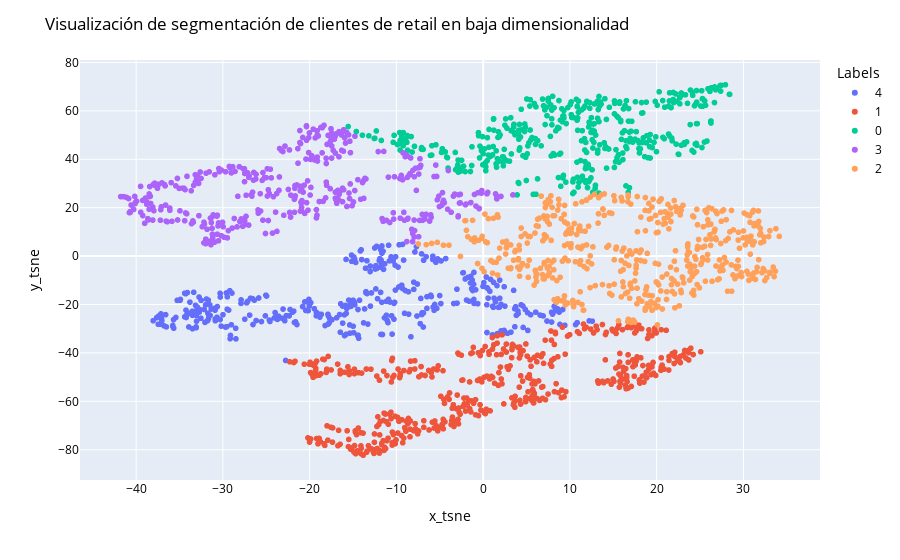

Notebook code cell kept with this figure:
### Markdown cell above
**Respuesta:**

### Code cell
# x and y given as DataFrame columns
import plotly.express as px
fig = px.scatter(features_tsne_embedded, x="x_tsne", y="y_tsne",color="Labels")

fig.update_layout(
    title="Visualización de segmentación de clientes de retail en baja dimensionalidad",
    xaxis_title='x_tsne',
    yaxis_title='y_tsne',
    font=dict(
        size=12,
        color="black"
    )
)  
fig.show()

### Figure 1 — Plotly figure (JSON) as saved in the notebook; plotly's stock layout.template omitted (floating-point values rounded to 4 significant figures; data arrays with more than 128 entries replaced by an {"elided": "..."} marker saying what was removed)
{"data": [{"hovertemplate": "Labels=4<br>x_tsne=%{x}<br>y_tsne=%{y}<extra></extra>", "legendgroup": "4", "marker": {"color": "#636efa", "symbol": "circle"}, "mode": "markers", "name": "4", "showlegend": true, "type": "scattergl", "x": {"elided": "354 float values"}, "xaxis": "x", "y": {"elided": "354 float values"}, "yaxis": "y"}, {"hovertemplate": "Labels=1<br>x_tsne=%{x}<br>y_tsne=%{y}<extra></extra>", "legendgroup": "1", "marker": {"color": "#EF553B", "symbol": "circle"}, "mode": "markers", "name": "1", "showlegend": true, "type": "scattergl", "x": {"elided": "463 float values"}, "xaxis": "x", "y": {"elided": "463 float values"}, "yaxis": "y"}, {"hovertemplate": "Labels=0<br>x_tsne=%{x}<br>y_tsne=%{y}<extra></extra>", "legendgroup": "0", "marker": {"color": "#00cc96", "symbol": "circle"}, "mode": "markers", "name": "0", "showlegend": true, "type": "scattergl", "x": {"elided": "403 float values"}, "xaxis": "x", "y": {"elided": "403 float values"}, "yaxis": "y"}, {"hovertemplate": "Labels=3<br>x_tsne=%{x}<br>y_tsne=%{y}<extra></extra>", "legendgroup": "3", "marker": {"color": "#ab63fa", "symbol": "circle"}, "mode": "markers", "name": "3", "showlegend": true, "type": "scattergl", "x": {"elided": "389 float values"}, "xaxis": "x", "y": {"elided": "389 float values"}, "yaxis": "y"}, {"hovertemplate": "Labels=2<br>x_tsne=%{x}<br>y_tsne=%{y}<extra></extra>", "legendgroup": "2", "marker": {"color": "#FFA15A", "symbol": "circle"}, "mode": "markers", "name": "2", "showlegend": true, "type": "scattergl", "x": {"elided": "480 float values"}, "xaxis": "x", "y": {"elided": "480 float values"}, "yaxis": "y"}], "layout": {"font": {"color": "black", "size": 12}, "legend": {"title": {"text": "Labels"}, "tracegroupgap": 0}, "margin": {"t": 60}, "title": {"text": "Visualización de segmentación de clientes de retail en baja dimensionalidad"}, "xaxis": {"anchor": "y", "domain": [0, 1], "title": {"text": "x_tsne"}}, "yaxis": {"anchor": "x", "domain": [0, 1], "title": {"text": "y_tsne"}}}}
